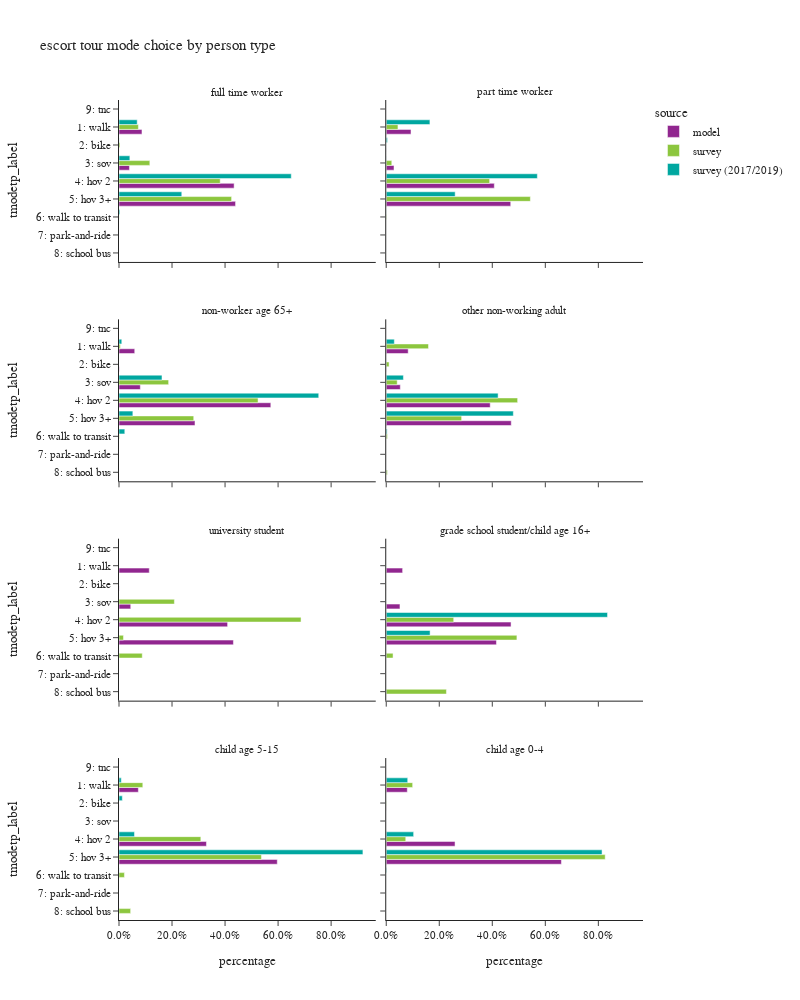

The code cell stored with this chart in its notebook:
### Code cell
plot_mode_choice(es_tour,"pptyp_label",
                 {"pptyp_label":["full time worker","part time worker","non-worker age 65+","other non-working adult",
                                 "university student","grade school student/child age 16+","child age 5-15","child age 0-4"],
                  "tmodetp_label":["1: walk","2: bike","3: sov","4: hov 2","5: hov 3+","6: walk to transit",
                                   "7: park-and-ride","8: school bus","9: other–survey only"]},
                 "person type",
                 2,1000)

### Figure 1 — Plotly figure (JSON) as saved in the notebook; plotly's stock layout.template omitted (floating-point values rounded to 4 significant figures)
{"data": [{"alignmentgroup": "True", "customdata": [[19768], [39], [8976], [99028], [100258]], "hovertemplate": "source=model<br>pptyp_label=full time worker<br>percentage=%{x}<br>tmodetp_label=%{y}<br>sample count=%{customdata[0]}<extra></extra>", "legendgroup": "model", "marker": {"color": "#91268F", "pattern": {"shape": ""}}, "name": "model", "offsetgroup": "model", "orientation": "h", "showlegend": true, "textposition": "auto", "type": "bar", "x": [0.08668, 0.000171, 0.03936, 0.4342, 0.4396], "xaxis": "x7", "y": ["1: walk", "2: bike", "3: sov", "4: hov 2", "5: hov 3+"], "yaxis": "y7"}, {"alignmentgroup": "True", "customdata": [[7439], [14], [2331], [32453], [37378]], "hovertemplate": "source=model<br>pptyp_label=part time worker<br>percentage=%{x}<br>tmodetp_label=%{y}<br>sample count=%{customdata[0]}<extra></extra>", "legendgroup": "model", "marker": {"color": "#91268F", "pattern": {"shape": ""}}, "name": "model", "offsetgroup": "model", "orientation": "h", "showlegend": false, "textposition": "auto", "type": "bar", "x": [0.09344, 0.0001758, 0.02928, 0.4076, 0.4695], "xaxis": "x8", "y": ["1: walk", "2: bike", "3: sov", "4: hov 2", "5: hov 3+"], "yaxis": "y8"}, {"alignmentgroup": "True", "customdata": [[5020], [80], [6811], [48457], [24255]], "hovertemplate": "source=model<br>pptyp_label=non-worker age 65+<br>percentage=%{x}<br>tmodetp_label=%{y}<br>sample count=%{customdata[0]}<extra></extra>", "legendgroup": "model", "marker": {"color": "#91268F", "pattern": {"shape": ""}}, "name": "model", "offsetgroup": "model", "orientation": "h", "showlegend": false, "textposition": "auto", "type": "bar", "x": [0.05932, 0.0009454, 0.08049, 0.5726, 0.2866], "xaxis": "x5", "y": ["1: walk", "2: bike", "3: sov", "4: hov 2", "5: hov 3+"], "yaxis": "y5"}, {"alignmentgroup": "True", "customdata": [[20531], [129], [13165], [97284], [116964]], "hovertemplate": "source=model<br>pptyp_label=other non-working adult<br>percentage=%{x}<br>tmodetp_label=%{y}<br>sample count=%{customdata[0]}<extra></extra>", "legendgroup": "model", "marker": {"color": "#91268F", "pattern": {"shape": ""}}, "name": "model", "offsetgroup": "model", "orientation": "h", "showlegend": false, "textposition": "auto", "type": "bar", "x": [0.08276, 0.00052, 0.05307, 0.3922, 0.4715], "xaxis": "x6", "y": ["1: walk", "2: bike", "3: sov", "4: hov 2", "5: hov 3+"], "yaxis": "y6"}, {"alignmentgroup": "True", "customdata": [[2204], [10], [855], [7911], [8334]], "hovertemplate": "source=model<br>pptyp_label=university student<br>percentage=%{x}<br>tmodetp_label=%{y}<br>sample count=%{customdata[0]}<extra></extra>", "legendgroup": "model", "marker": {"color": "#91268F", "pattern": {"shape": ""}}, "name": "model", "offsetgroup": "model", "orientation": "h", "showlegend": false, "textposition": "auto", "type": "bar", "x": [0.1141, 0.0005178, 0.04427, 0.4096, 0.4315], "xaxis": "x3", "y": ["1: walk", "2: bike", "3: sov", "4: hov 2", "5: hov 3+"], "yaxis": "y3"}, {"alignmentgroup": "True", "customdata": [[493], [1], [413], [3758], [3318]], "hovertemplate": "source=model<br>pptyp_label=grade school student/child age 16+<br>percentage=%{x}<br>tmodetp_label=%{y}<br>sample count=%{customdata[0]}<extra></extra>", "legendgroup": "model", "marker": {"color": "#91268F", "pattern": {"shape": ""}}, "name": "model", "offsetgroup": "model", "orientation": "h", "showlegend": false, "textposition": "auto", "type": "bar", "x": [0.06176, 0.0001253, 0.05173, 0.4708, 0.4156], "xaxis": "x4", "y": ["1: walk", "2: bike", "3: sov", "4: hov 2", "5: hov 3+"], "yaxis": "y4"}, {"alignmentgroup": "True", "customdata": [[3311], [14], [14965], [27088]], "hovertemplate": "source=model<br>pptyp_label=child age 5-15<br>percentage=%{x}<br>tmodetp_label=%{y}<br>sample count=%{customdata[0]}<extra></extra>", "legendgroup": "model", "marker": {"color": "#91268F", "pattern": {"shape": ""}}, "name": "model", "offsetgroup": "model", "orientation": "h", "showlegend": false, "textposition": "auto", "type": "bar", "x": [0.07296, 0.0003085, 0.3298, 0.5969], "xaxis": "x", "y": ["1: walk", "2: bike", "4: hov 2", "5: hov 3+"], "yaxis": "y"}, {"alignmentgroup": "True", "customdata": [[3923], [23], [12824], [32652]], "hovertemplate": "source=model<br>pptyp_label=child age 0-4<br>percentage=%{x}<br>tmodetp_label=%{y}<br>sample count=%{customdata[0]}<extra></extra>", "legendgroup": "model", "marker": {"color": "#91268F", "pattern": {"shape": ""}}, "name": "model", "offsetgroup": "model", "orientation": "h", "showlegend": false, "textposition": "auto", "type": "bar", "x": [0.07938, 0.0004654, 0.2595, 0.6607], "xaxis": "x2", "y": ["1: walk", "2: bike", "4: hov 2", "5: hov 3+"], "yaxis": "y2"}, {"alignmentgroup": "True", "customdata": [[40], [9], [26], [126], [81], [5]], "hovertemplate": "source=survey<br>pptyp_label=full time worker<br>percentage=%{x}<br>tmodetp_label=%{y}<br>sample count=%{customdata[0]}<extra></extra>", "legendgroup": "survey", "marker": {"color": "#8CC63E", "pattern": {"shape": ""}}, "name": "survey", "offsetgroup": "survey", "orientation": "h", "showlegend": true, "textposition": "auto", "type": "bar", "x": [0.07312, 0.003709, 0.1163, 0.3817, 0.4247, 0.0005514], "xaxis": "x7", "y": ["1: walk", "2: bike", "3: sov", "4: hov 2", "5: hov 3+", "6: walk to transit"], "yaxis": "y7"}, {"alignmentgroup": "True", "customdata": [[7], [3], [39], [34], [2]], "hovertemplate": "source=survey<br>pptyp_label=part time worker<br>percentage=%{x}<br>tmodetp_label=%{y}<br>sample count=%{customdata[0]}<extra></extra>", "legendgroup": "survey", "marker": {"color": "#8CC63E", "pattern": {"shape": ""}}, "name": "survey", "offsetgroup": "survey", "orientation": "h", "showlegend": false, "textposition": "auto", "type": "bar", "x": [0.04421, 0.0209, 0.3899, 0.5436, 0.001432], "xaxis": "x8", "y": ["1: walk", "3: sov", "4: hov 2", "5: hov 3+", "6: walk to transit"], "yaxis": "y8"}, {"alignmentgroup": "True", "customdata": [[5], [12], [40], [27], [1]], "hovertemplate": "source=survey<br>pptyp_label=non-worker age 65+<br>percentage=%{x}<br>tmodetp_label=%{y}<br>sample count=%{customdata[0]}<extra></extra>", "legendgroup": "survey", "marker": {"color": "#8CC63E", "pattern": {"shape": ""}}, "name": "survey", "offsetgroup": "survey", "orientation": "h", "showlegend": false, "textposition": "auto", "type": "bar", "x": [0.005102, 0.1872, 0.5244, 0.2819, 0.00139], "xaxis": "x5", "y": ["1: walk", "3: sov", "4: hov 2", "5: hov 3+", "6: walk to transit"], "yaxis": "y5"}, {"alignmentgroup": "True", "customdata": [[23], [4], [8], [74], [46], [1], [1]], "hovertemplate": "source=survey<br>pptyp_label=other non-working adult<br>percentage=%{x}<br>tmodetp_label=%{y}<br>sample count=%{customdata[0]}<extra></extra>", "legendgroup": "survey", "marker": {"color": "#8CC63E", "pattern": {"shape": ""}}, "name": "survey", "offsetgroup": "survey", "orientation": "h", "showlegend": false, "textposition": "auto", "type": "bar", "x": [0.1594, 0.01075, 0.0413, 0.4956, 0.2844, 0.004376, 0.004125], "xaxis": "x6", "y": ["1: walk", "2: bike", "3: sov", "4: hov 2", "5: hov 3+", "6: walk to transit", "8: school bus"], "yaxis": "y6"}, {"alignmentgroup": "True", "customdata": [[1], [10], [1], [1]], "hovertemplate": "source=survey<br>pptyp_label=university student<br>percentage=%{x}<br>tmodetp_label=%{y}<br>sample count=%{customdata[0]}<extra></extra>", "legendgroup": "survey", "marker": {"color": "#8CC63E", "pattern": {"shape": ""}}, "name": "survey", "offsetgroup": "survey", "orientation": "h", "showlegend": false, "textposition": "auto", "type": "bar", "x": [0.2089, 0.6866, 0.01681, 0.08769], "xaxis": "x3", "y": ["3: sov", "4: hov 2", "5: hov 3+", "6: walk to transit"], "yaxis": "y3"}, {"alignmentgroup": "True", "customdata": [[2], [4], [1], [1]], "hovertemplate": "source=survey<br>pptyp_label=grade school student/child age 16+<br>percentage=%{x}<br>tmodetp_label=%{y}<br>sample count=%{customdata[0]}<extra></extra>", "legendgroup": "survey", "marker": {"color": "#8CC63E", "pattern": {"shape": ""}}, "name": "survey", "offsetgroup": "survey", "orientation": "h", "showlegend": false, "textposition": "auto", "type": "bar", "x": [0.2544, 0.4929, 0.02569, 0.227], "xaxis": "x4", "y": ["4: hov 2", "5: hov 3+", "6: walk to transit", "8: school bus"], "yaxis": "y4"}, {"alignmentgroup": "True", "customdata": [[5], [11], [41], [2], [4]], "hovertemplate": "source=survey<br>pptyp_label=child age 5-15<br>percentage=%{x}<br>tmodetp_label=%{y}<br>sample count=%{customdata[0]}<extra></extra>", "legendgroup": "survey", "marker": {"color": "#8CC63E", "pattern": {"shape": ""}}, "name": "survey", "offsetgroup": "survey", "orientation": "h", "showlegend": false, "textposition": "auto", "type": "bar", "x": [0.08976, 0.3086, 0.5373, 0.02043, 0.04389], "xaxis": "x", "y": ["1: walk", "4: hov 2", "5: hov 3+", "6: walk to transit", "8: school bus"], "yaxis": "y"}, {"alignmentgroup": "True", "customdata": [[7], [1], [8], [32]], "hovertemplate": "source=survey<br>pptyp_label=child age 0-4<br>percentage=%{x}<br>tmodetp_label=%{y}<br>sample count=%{customdata[0]}<extra></extra>", "legendgroup": "survey", "marker": {"color": "#8CC63E", "pattern": {"shape": ""}}, "name": "survey", "offsetgroup": "survey", "orientation": "h", "showlegend": false, "textposition": "auto", "type": "bar", "x": [0.0996, 0.001008, 0.0736, 0.8258], "xaxis": "x2", "y": ["1: walk", "2: bike", "4: hov 2", "5: hov 3+"], "yaxis": "y2"}, {"alignmentgroup": "True", "customdata": [[23], [4], [15], [130], [63], [2], [1]], "hovertemplate": "source=survey (2017/2019)<br>pptyp_label=full time worker<br>percentage=%{x}<br>tmodetp_label=%{y}<br>sample count=%{customdata[0]}<extra></extra>", "legendgroup": "survey (2017/2019)", "marker": {"color": "#00A7A0", "pattern": {"shape": ""}}, "name": "survey (2017/2019)", "offsetgroup": "survey (2017/2019)", "orientation": "h", "showlegend": true, "textposition": "auto", "type": "bar", "x": [0.06864, 0.0004448, 0.04092, 0.6497, 0.2368, 0.003321, 0.0001401], "xaxis": "x7", "y": ["1: walk", "2: bike", "3: sov", "4: hov 2", "5: hov 3+", "6: walk to transit", "9: tnc"], "yaxis": "y7"}, {"alignmentgroup": "True", "customdata": [[18], [2], [3], [58], [44], [2]], "hovertemplate": "source=survey (2017/2019)<br>pptyp_label=part time worker<br>percentage=%{x}<br>tmodetp_label=%{y}<br>sample count=%{customdata[0]}<extra></extra>", "legendgroup": "survey (2017/2019)", "marker": {"color": "#00A7A0", "pattern": {"shape": ""}}, "name": "survey (2017/2019)", "offsetgroup": "survey (2017/2019)", "orientation": "h", "showlegend": false, "textposition": "auto", "type": "bar", "x": [0.1647, 0.004565, 0.0003693, 0.57, 0.26, 0.000422], "xaxis": "x8", "y": ["1: walk", "2: bike", "3: sov", "4: hov 2", "5: hov 3+", "6: walk to transit"], "yaxis": "y8"}, {"alignmentgroup": "True", "customdata": [[7], [5], [35], [5], [2]], "hovertemplate": "source=survey (2017/2019)<br>pptyp_label=non-worker age 65+<br>percentage=%{x}<br>tmodetp_label=%{y}<br>sample count=%{customdata[0]}<extra></extra>", "legendgroup": "survey (2017/2019)", "marker": {"color": "#00A7A0", "pattern": {"shape": ""}}, "name": "survey (2017/2019)", "offsetgroup": "survey (2017/2019)", "orientation": "h", "showlegend": false, "textposition": "auto", "type": "bar", "x": [0.01048, 0.1621, 0.7533, 0.05224, 0.02183], "xaxis": "x5", "y": ["1: walk", "3: sov", "4: hov 2", "5: hov 3+", "6: walk to transit"], "yaxis": "y5"}, {"alignmentgroup": "True", "customdata": [[34], [1], [6], [102], [83], [5]], "hovertemplate": "source=survey (2017/2019)<br>pptyp_label=other non-working adult<br>percentage=%{x}<br>tmodetp_label=%{y}<br>sample count=%{customdata[0]}<extra></extra>", "legendgroup": "survey (2017/2019)", "marker": {"color": "#00A7A0", "pattern": {"shape": ""}}, "name": "survey (2017/2019)", "offsetgroup": "survey (2017/2019)", "orientation": "h", "showlegend": false, "textposition": "auto", "type": "bar", "x": [0.03049, 0.0001188, 0.06479, 0.422, 0.4794, 0.003293], "xaxis": "x6", "y": ["1: walk", "2: bike", "3: sov", "4: hov 2", "5: hov 3+", "6: walk to transit"], "yaxis": "y6"}, {"alignmentgroup": "True", "customdata": [[5], [1]], "hovertemplate": "source=survey (2017/2019)<br>pptyp_label=grade school student/child age 16+<br>percentage=%{x}<br>tmodetp_label=%{y}<br>sample count=%{customdata[0]}<extra></extra>", "legendgroup": "survey (2017/2019)", "marker": {"color": "#00A7A0", "pattern": {"shape": ""}}, "name": "survey (2017/2019)", "offsetgroup": "survey (2017/2019)", "orientation": "h", "showlegend": false, "textposition": "auto", "type": "bar", "x": [0.8346, 0.1654], "xaxis": "x4", "y": ["4: hov 2", "5: hov 3+"], "yaxis": "y4"}, {"alignmentgroup": "True", "customdata": [[8], [1], [15], [46], [1]], "hovertemplate": "source=survey (2017/2019)<br>pptyp_label=child age 5-15<br>percentage=%{x}<br>tmodetp_label=%{y}<br>sample count=%{customdata[0]}<extra></extra>", "legendgroup": "survey (2017/2019)", "marker": {"color": "#00A7A0", "pattern": {"shape": ""}}, "name": "survey (2017/2019)", "offsetgroup": "survey (2017/2019)", "orientation": "h", "showlegend": false, "textposition": "auto", "type": "bar", "x": [0.00867, 0.01253, 0.0584, 0.92, 0.0004035], "xaxis": "x", "y": ["1: walk", "2: bike", "4: hov 2", "5: hov 3+", "6: walk to transit"], "yaxis": "y"}, {"alignmentgroup": "True", "customdata": [[9], [10], [50], [1]], "hovertemplate": "source=survey (2017/2019)<br>pptyp_label=child age 0-4<br>percentage=%{x}<br>tmodetp_label=%{y}<br>sample count=%{customdata[0]}<extra></extra>", "legendgroup": "survey (2017/2019)", "marker": {"color": "#00A7A0", "pattern": {"shape": ""}}, "name": "survey (2017/2019)", "offsetgroup": "survey (2017/2019)", "orientation": "h", "showlegend": false, "textposition": "auto", "type": "bar", "x": [0.08099, 0.1033, 0.814, 0.001723], "xaxis": "x2", "y": ["1: walk", "4: hov 2", "5: hov 3+", "6: walk to transit"], "yaxis": "y2"}], "layout": {"annotations": [{"font": {}, "showarrow": false, "text": "child age 5-15", "x": 0.245, "xanchor": "center", "xref": "paper", "y": 0.1975, "yanchor": "bottom", "yref": "paper"}, {"font": {}, "showarrow": false, "text": "child age 0-4", "x": 0.755, "xanchor": "center", "xref": "paper", "y": 0.1975, "yanchor": "bottom", "yref": "paper"}, {"font": {}, "showarrow": false, "text": "university student", "x": 0.245, "xanchor": "center", "xref": "paper", "y": 0.465, "yanchor": "bottom", "yref": "paper"}, {"font": {}, "showarrow": false, "text": "grade school student/child age 16+", "x": 0.755, "xanchor": "center", "xref": "paper", "y": 0.465, "yanchor": "bottom", "yref": "paper"}, {"font": {}, "showarrow": false, "text": "non-worker age 65+", "x": 0.245, "xanchor": "center", "xref": "paper", "y": 0.7325, "yanchor": "bottom", "yref": "paper"}, {"font": {}, "showarrow": false, "text": "other non-working adult", "x": 0.755, "xanchor": "center", "xref": "paper", "y": 0.7325, "yanchor": "bottom", "yref": "paper"}, {"font": {}, "showarrow": false, "text": "full time worker", "x": 0.245, "xanchor": "center", "xref": "paper", "y": 1.0, "yanchor": "bottom", "yref": "paper"}, {"font": {}, "showarrow": false, "text": "part time worker", "x": 0.755, "xanchor": "center", "xref": "paper", "y": 1.0, "yanchor": "bottom", "yref": "paper"}], "barmode": "group", "height": 1000, "legend": {"title": {"text": "source"}, "tracegroupgap": 0}, "title": {"text": "escort tour mode choice by person type"}, "width": 800, "xaxis": {"anchor": "y", "domain": [0.0, 0.49], "tickformat": ".1%", "title": {"text": "percentage"}}, "xaxis2": {"anchor": "y2", "domain": [0.51, 1.0], "matches": "x", "tickformat": ".1%", "title": {"text": "percentage"}}, "xaxis3": {"anchor": "y3", "domain": [0.0, 0.49], "matches": "x", "showticklabels": false, "tickformat": ".1%"}, "xaxis4": {"anchor": "y4", "domain": [0.51, 1.0], "matches": "x", "showticklabels": false, "tickformat": ".1%"}, "xaxis5": {"anchor": "y5", "domain": [0.0, 0.49], "matches": "x", "showticklabels": false, "tickformat": ".1%"}, "xaxis6": {"anchor": "y6", "domain": [0.51, 1.0], "matches": "x", "showticklabels": false, "tickformat": ".1%"}, "xaxis7": {"anchor": "y7", "domain": [0.0, 0.49], "matches": "x", "showticklabels": false, "tickformat": ".1%"}, "xaxis8": {"anchor": "y8", "domain": [0.51, 1.0], "matches": "x", "showticklabels": false, "tickformat": ".1%"}, "yaxis": {"anchor": "x", "categoryarray": ["9: other–survey only", "8: school bus", "7: park-and-ride", "6: walk to transit", "5: hov 3+", "4: hov 2", "3: sov", "2: bike", "1: walk"], "categoryorder": "array", "domain": [0.0, 0.1975], "title": {"text": "tmodetp_label"}}, "yaxis2": {"anchor": "x2", "domain": [0.0, 0.1975], "matches": "y", "showticklabels": false}, "yaxis3": {"anchor": "x3", "categoryarray": ["9: other–survey only", "8: school bus", "7: park-and-ride", "6: walk to transit", "5: hov 3+", "4: hov 2", "3: sov", "2: bike", "1: walk"], "categoryorder": "array", "domain": [0.2675, 0.465], "matches": "y", "title": {"text": "tmodetp_label"}}, "yaxis4": {"anchor": "x4", "domain": [0.2675, 0.465], "matches": "y", "showticklabels": false}, "yaxis5": {"anchor": "x5", "categoryarray": ["9: other–survey only", "8: school bus", "7: park-and-ride", "6: walk to transit", "5: hov 3+", "4: hov 2", "3: sov", "2: bike", "1: walk"], "categoryorder": "array", "domain": [0.535, 0.7325], "matches": "y", "title": {"text": "tmodetp_label"}}, "yaxis6": {"anchor": "x6", "domain": [0.535, 0.7325], "matches": "y", "showticklabels": false}, "yaxis7": {"anchor": "x7", "categoryarray": ["9: other–survey only", "8: school bus", "7: park-and-ride", "6: walk to transit", "5: hov 3+", "4: hov 2", "3: sov", "2: bike", "1: walk"], "categoryorder": "array", "domain": [0.8025, 1.0], "matches": "y", "title": {"text": "tmodetp_label"}}, "yaxis8": {"anchor": "x8", "domain": [0.8025, 1.0], "matches": "y", "showticklabels": false}}}
